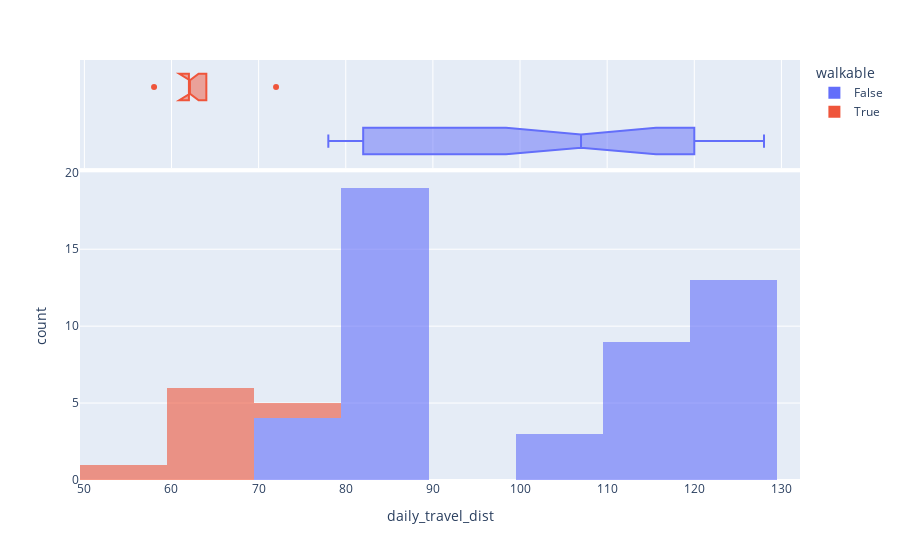

The cell this chart's notebook holds for it:
### Code cell
MINS_WATERLOO_GUELPH = 33

travel_time = []
is_walking_distance = []
# if guelph is in walking distance, don't count it in daily travels
for i, row in df.iterrows():
    if row['mins_guelph'] > 5:
        time = row['mins_guelph']*2+MINS_WATERLOO_GUELPH*2  
        is_walking_distance.append(False)
    else:
        time = 2*row['mins_waterloo']
        is_walking_distance.append(True)
        
    travel_time.append(time)
    

travel_df = pd.DataFrame({'ad_id': df['ad_id'], 'daily_travel_dist' : travel_time, 'walkable' : is_walking_distance})
fig = px.histogram(travel_df,
                   x='daily_travel_dist',
                   color='walkable',
                   opacity=0.6,
                   hover_data=travel_df.columns,
                   marginal='box')
fig.show()

### Figure 1 — Plotly figure (JSON) as saved in the notebook; plotly's stock layout.template omitted (floating-point values rounded to 4 significant figures; data arrays with more than 128 entries replaced by an {"elided": "..."} marker saying what was removed)
{"data": [{"alignmentgroup": "True", "bingroup": "x", "hovertemplate": "walkable=False<br>daily_travel_dist=%{x}<br>count=%{y}<extra></extra>", "legendgroup": "False", "marker": {"color": "#636efa", "opacity": 0.6}, "name": "False", "offsetgroup": "False", "orientation": "v", "showlegend": true, "type": "histogram", "x": [86, 106, 82, 82, 82, 116, 88, 114, 112, 78, 118, 118, 78, 120, 120, 120, 128, 128, 128, 128, 122, 124, 122, 78, 88, 82, 78, 80, 82, 114, 114, 114, 82, 82, 82, 82, 108, 108, 118, 122, 120, 122, 82, 80, 82, 82, 80, 80], "xaxis": "x", "yaxis": "y"}, {"alignmentgroup": "True", "customdata": {"elided": "48x3 int values"}, "hovertemplate": "walkable=%{customdata[2]}<br>daily_travel_dist=%{customdata[1]}<br>ad_id=%{customdata[0]}<extra></extra>", "legendgroup": "False", "marker": {"color": "#636efa"}, "name": "False", "notched": true, "offsetgroup": "False", "showlegend": false, "type": "box", "x": [86, 106, 82, 82, 82, 116, 88, 114, 112, 78, 118, 118, 78, 120, 120, 120, 128, 128, 128, 128, 122, 124, 122, 78, 88, 82, 78, 80, 82, 114, 114, 114, 82, 82, 82, 82, 108, 108, 118, 122, 120, 122, 82, 80, 82, 82, 80, 80], "xaxis": "x2", "yaxis": "y2"}, {"alignmentgroup": "True", "bingroup": "x", "hovertemplate": "walkable=True<br>daily_travel_dist=%{x}<br>count=%{y}<extra></extra>", "legendgroup": "True", "marker": {"color": "#EF553B", "opacity": 0.6}, "name": "True", "offsetgroup": "True", "orientation": "v", "showlegend": true, "type": "histogram", "x": [62, 72, 58, 64, 62, 62, 64, 62], "xaxis": "x", "yaxis": "y"}, {"alignmentgroup": "True", "customdata": [[1494556820, 62, 1], [1424979341, 72, 1], [1494647865, 58, 1], [1494556814, 64, 1], [1490805444, 62, 1], [1490805444, 62, 1], [1495315557, 64, 1], [1492713161, 62, 1]], "hovertemplate": "walkable=%{customdata[2]}<br>daily_travel_dist=%{customdata[1]}<br>ad_id=%{customdata[0]}<extra></extra>", "legendgroup": "True", "marker": {"color": "#EF553B"}, "name": "True", "notched": true, "offsetgroup": "True", "showlegend": false, "type": "box", "x": [62, 72, 58, 64, 62, 62, 64, 62], "xaxis": "x2", "yaxis": "y2"}], "layout": {"barmode": "relative", "legend": {"title": {"text": "walkable"}, "tracegroupgap": 0}, "margin": {"t": 60}, "xaxis": {"anchor": "y", "domain": [0, 1], "title": {"text": "daily_travel_dist"}}, "xaxis2": {"anchor": "y2", "domain": [0, 1], "matches": "x", "showgrid": true, "showticklabels": false}, "yaxis": {"anchor": "x", "domain": [0, 0.7326], "title": {"text": "count"}}, "yaxis2": {"anchor": "x2", "domain": [0.7426, 1], "matches": "y2", "showgrid": false, "showline": false, "showticklabels": false, "ticks": ""}}}
